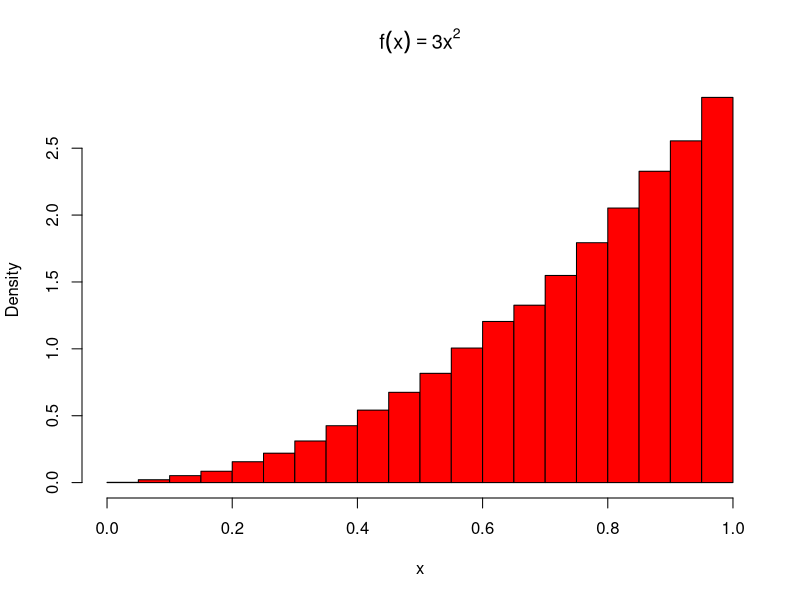
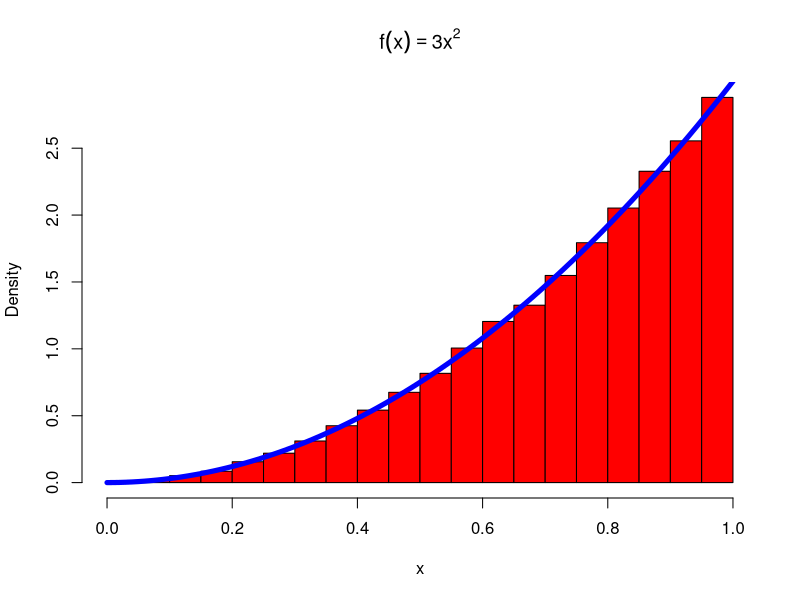
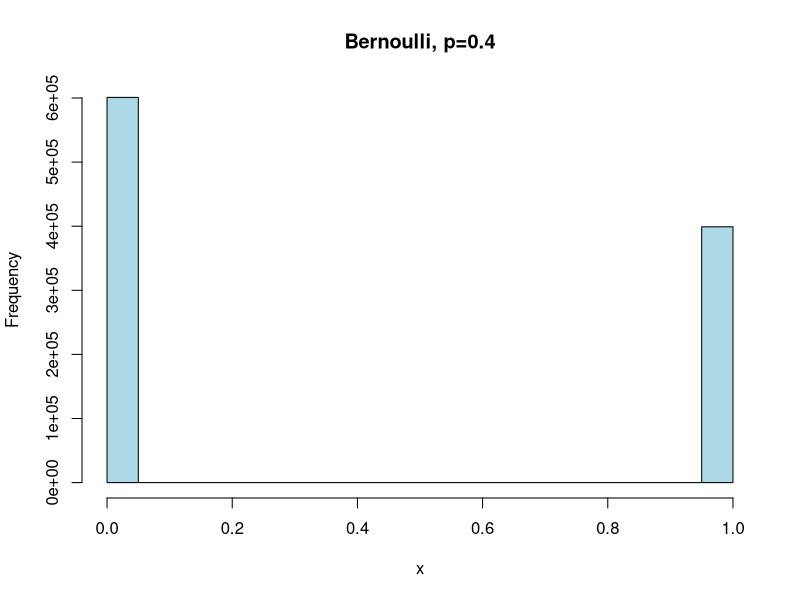
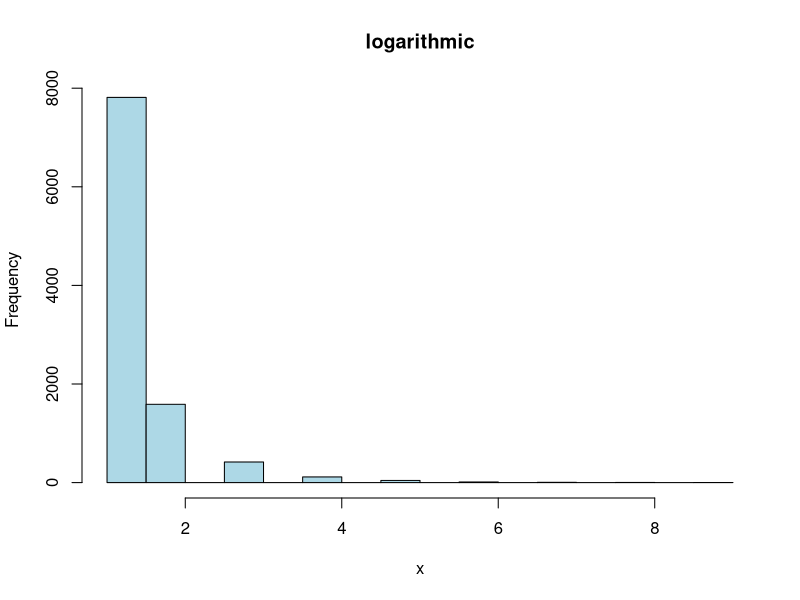
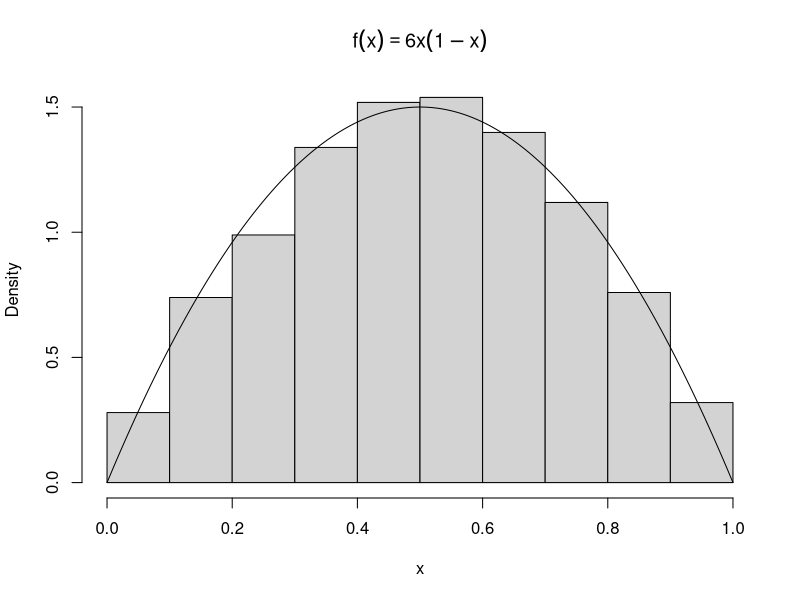
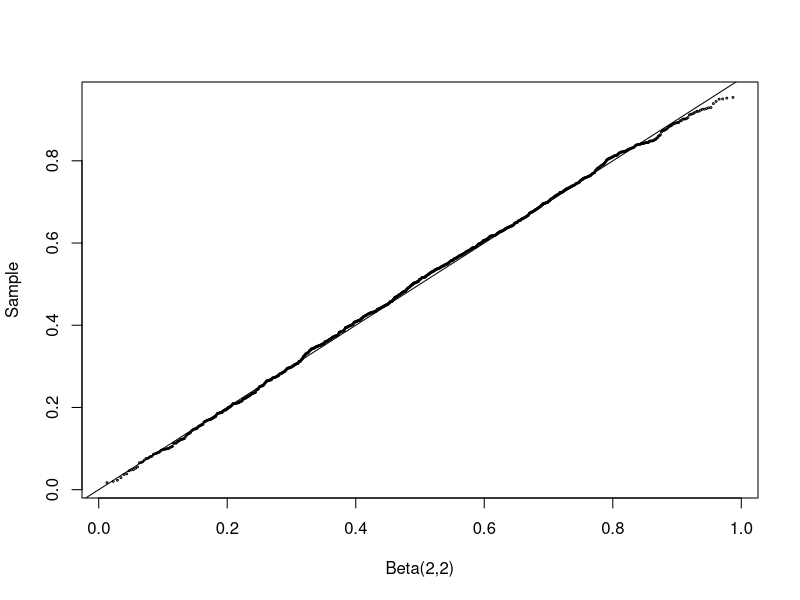

R code for these plots, in order:

# Statistical computing
# Spring 2015
# Homework-5

# Randon number generation using inverse method

# f(x)=3x^2,(0,1) estimate a random sample

n=100000
u=runif(n)

x=u^(1/3)

hist(x,prob=T, col="red",main=expression(f(x)==3*x^2))


# Alternatively

hist(x,prob=T,col="red",main=bquote(f(x)==3*x^2))

y<-seq(0,1,0.01)
lines(y,3*y^2, lwd=5, col='blue')


# Generate a random sample from the exponential with mean 1/lambda
# assume lambda=10

# check the mean and variance with the theorettical expectation and variance of 1/lambda and 1/lambda^2

# cdf(x) =1-exp(-lambda*x)

expo1<-function(lambda){
  
  n=1000000
  u=runif(n)
  
  x=-log(1-u)/lambda
  
  return (hist(x,prob=T, col="red",main=expression(f(x)==lambda*exp^(-lambda*x))))
  
}


# bernoulli inversion
# algorithm
# generate U from runif(0,1)
# If U le p, then X=1; else X=0

# check with the theoretical mean and variance, p, pq, respectively

n=1000000
x=seq(0,0,len=n)
p=0.4

for (k in 1:n){
  if (runif(1) <=p){
    x[k]=1}
  else {x[k]=0}}

hist(x,prob=FALSE,col="light blue", main='Bernoulli, p=0.4')

table(x)/n



# simulate a Logarithmic(theta) random sample by the inverse transform method

rloga<-function(n, theta){
  
     # n is number of realizations
  
  u<-runif(n)   # generate logarithmic sample
  
  v<-runif(n)
  
  x<-floor(1+log(v)/log(1-(1-theta)^u))
  
  return( hist(x,prob=FALSE,col="light blue", main='logarithmic'))
}

# example

rloga(10000,0.4)

# On average how many r.v. must be simulated to generate 1000 variates 
# from the Beta (??=2,??=2) distribution by acceptance rejection method?

# Acceptance-rejection method for Beta(2,2)

# f(x) = gamma(2+2)/(gamma(2)*gamma(2))*x^(2-1)*(1-x)^(2-1)
# f(x) = 6x(1-x)  ; 0<x<1

accepReject<-function(n=1000) #default to generate 1000 random numbers
  {    
x <- NULL      # to store the generated numbers
i <- 0         # counter for accepted
j <- 0          # a counter to store the total number of iterations
while(i<=n ){
  j <- j + 1
  y <- runif(1)
  u <- runif(1)
  if(u < 1.5*y*(1-y)){
    x <- c(x,y)       # store y to x
    i <- i + 1
  }
}
return (j)
}





n <- 1000      # to generate 1000 random numbers
x <- NULL      # to store the generated numbers
i <- 0         # counter for accepted
j <- 0          # a counter to store the total number of iterations
while(i<=n ){
  j <- j + 1
  y <- runif(1)
  u <- runif(1)
  if(u < 1.5*y*(1-y)){
    x <- c(x,y)       # store y to x
    i <- i + 1
  }
}

hist(x, prob=TRUE, main=expression(f(x)==6*x(1-x)))
y <- seq(0,1,.001)
lines(y, 6*y*(1-y))

# In the above solution, we took c = 6, so on average 6000 iterations
# are required to generate a sample of size n = 1000.



# the above algarithm can be made better as shown below
# using the fact that x(1-x) in [0,1] is atmost 1/4, c=6/4=1.5


n <- 1000 # to generate 1000 random numbers
x <- NULL # to store the generated numbers
i <- 0 # counter
j <- 0 # a counter to store the total number of iterations
while(i<=n){
  j <- j + 1
  y <- runif(1)
  u <- runif(1)
  if(u<1.5 * y*(1-y)){
    x <- c(x,y) # store y to x
    i <- i + 1
  }
}
cat("\ntotal number of iteration:=", j,"\n")

# The QQ plot can be calculated as below; which is nearly normal as it should be

q<-qbeta(ppoints(n),2,2)
qqplot(q,x,cex=0.25,xlab="Beta(2,2)",ylab="Sample")
abline(0,1)
